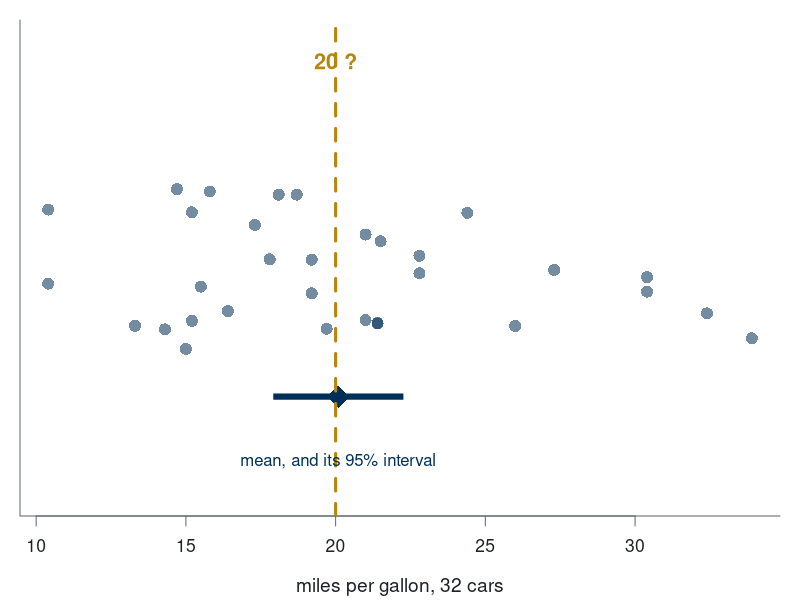
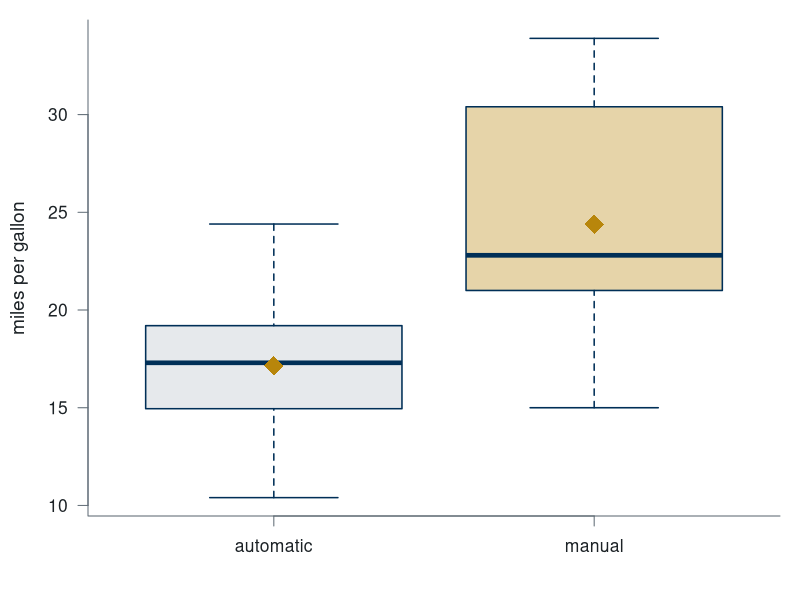
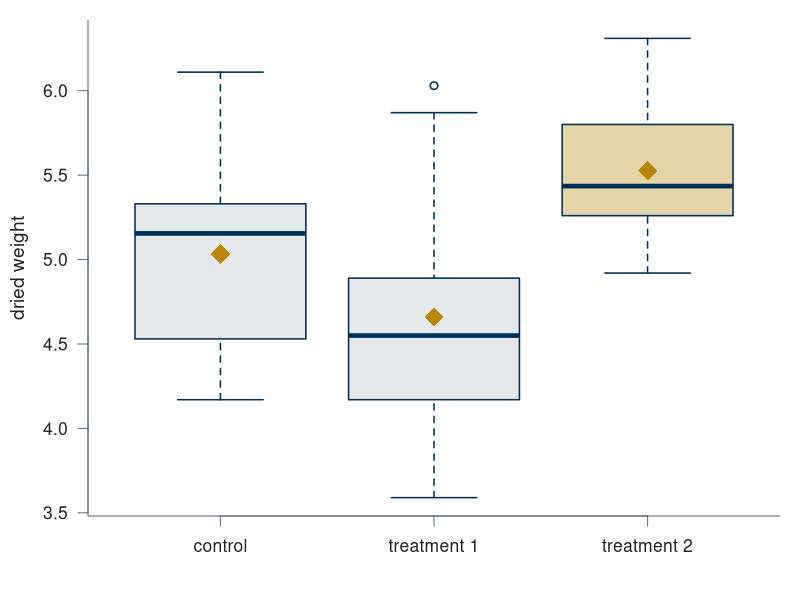
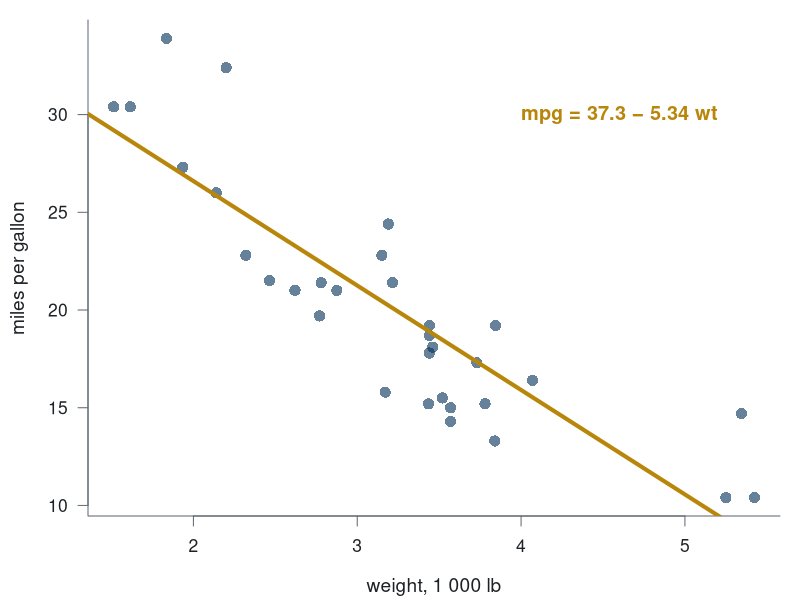
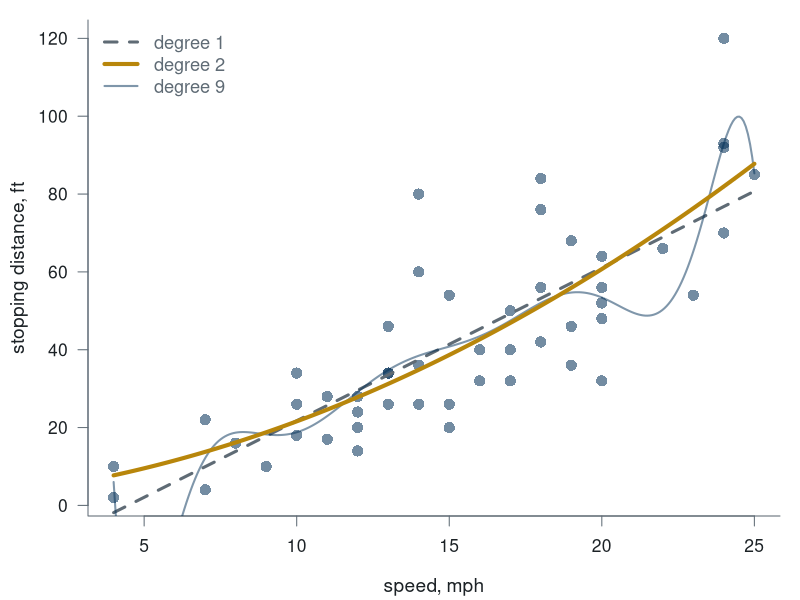
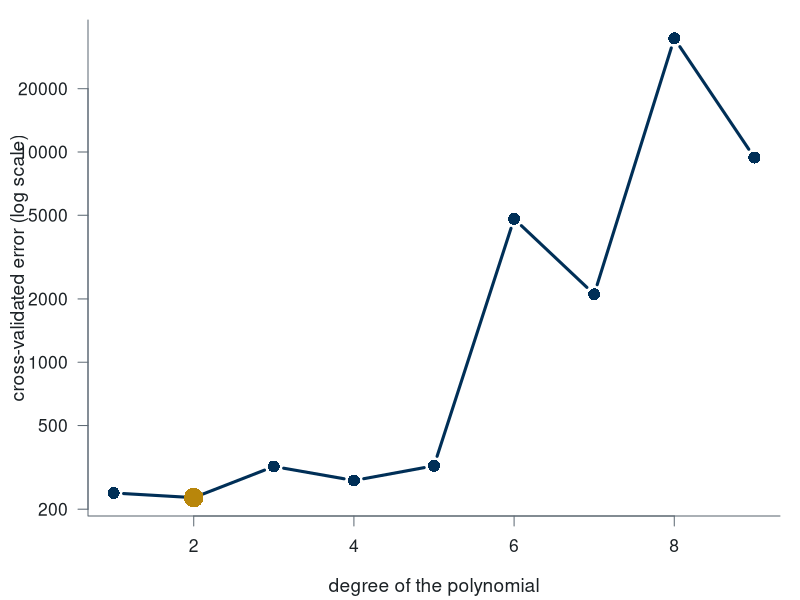
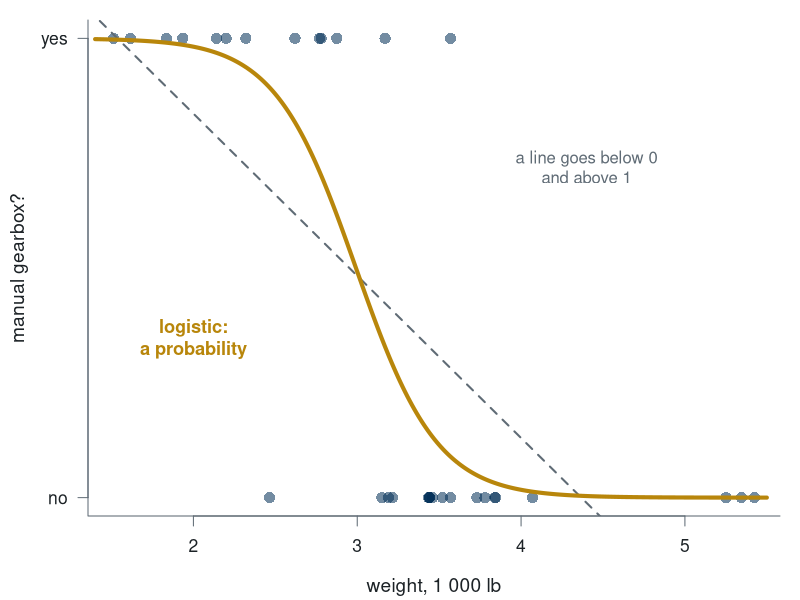
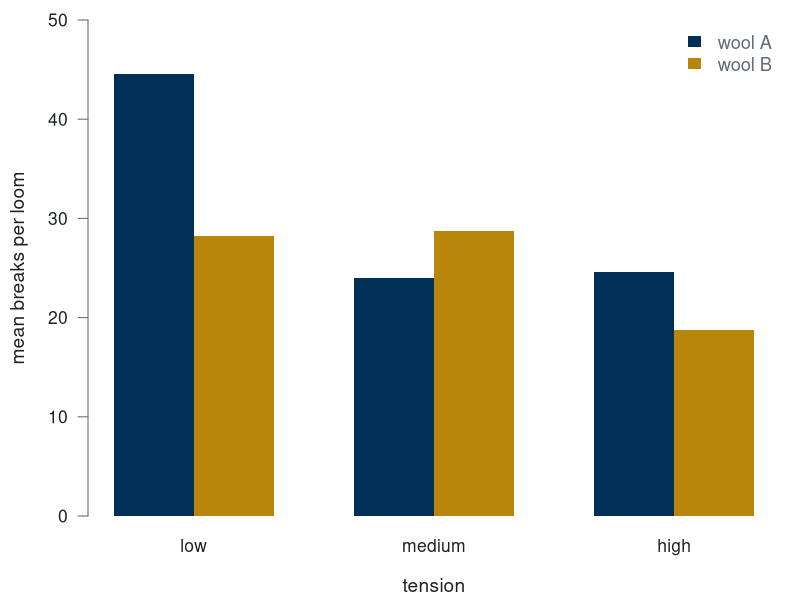

Write the R code that produced these figures, in order.
# Figures for lectures/lab-module-1-in-r.qmd — one picture per question.
# Rscript lectures/lab-module-1-figures.R   (from the repo root) -> lectures/media/lab-*.png
# Base graphics only, so it runs on a bare R. Site colours; no titles (the slide has one).

NAVY <- "#002f57"; GOLD <- "#b8860b"; MUTED <- "#5f6b75"; LIGHT <- "#e6e9ec"
out <- function(name, w = 7.2, h = 4.6) {
  png(file.path("lectures/media", paste0("lab-", name, ".png")), width = w, height = h, units = "in", res = 200)
  par(family = "sans", mar = c(4.2, 4.4, 1, 1), cex.lab = 1.15, cex.axis = 1.05, las = 1, bty = "l",
      col.axis = "#1c2226", col.lab = "#1c2226", fg = MUTED)
}

# 1 · one mean ---------------------------------------------------------------
out("one-mean", h = 3.2)
par(mar = c(4.2, 1, 1, 1))
set.seed(2); y <- jitter(rep(1, 32), amount = 0.18)
plot(mtcars$mpg, y, pch = 16, col = adjustcolor(NAVY, .55), cex = 1.6, ylim = c(0.5, 1.5), yaxt = "n",
     xlab = "miles per gallon, 32 cars", ylab = "")
tt <- t.test(mtcars$mpg, mu = 20)
segments(tt$conf.int[1], 0.72, tt$conf.int[2], 0.72, lwd = 6, col = NAVY, lend = 1)
points(mean(mtcars$mpg), 0.72, pch = 18, cex = 3, col = NAVY)
abline(v = 20, col = GOLD, lwd = 3, lty = 2)
text(20, 1.45, "20 ?", col = GOLD, font = 2, cex = 1.3)
text(mean(mtcars$mpg), 0.58, "mean, and its 95% interval", col = NAVY, cex = 1)
dev.off()

# 2 · two means --------------------------------------------------------------
out("two-means")
boxplot(mpg ~ am, data = mtcars, names = c("automatic", "manual"), col = c(LIGHT, adjustcolor(GOLD, .35)),
        border = NAVY, lwd = 1.5, xlab = "", ylab = "miles per gallon")
points(c(1, 2), tapply(mtcars$mpg, mtcars$am, mean), pch = 18, cex = 2.6, col = GOLD)
dev.off()

# 3 · three groups -----------------------------------------------------------
out("anova")
boxplot(weight ~ group, data = PlantGrowth, names = c("control", "treatment 1", "treatment 2"),
        col = c(LIGHT, LIGHT, adjustcolor(GOLD, .35)), border = NAVY, lwd = 1.5, xlab = "", ylab = "dried weight")
points(1:3, tapply(PlantGrowth$weight, PlantGrowth$group, mean), pch = 18, cex = 2.6, col = GOLD)
dev.off()

# 4 · simple regression ------------------------------------------------------
out("simple")
plot(mpg ~ wt, data = mtcars, pch = 16, col = adjustcolor(NAVY, .6), cex = 1.5,
     xlab = "weight, 1 000 lb", ylab = "miles per gallon")
abline(lm(mpg ~ wt, data = mtcars), col = GOLD, lwd = 4)
text(4.6, 30, "mpg = 37.3 − 5.34 wt", col = GOLD, font = 2, cex = 1.2)
dev.off()

# 5 · nonlinear --------------------------------------------------------------
out("nonlinear")
plot(dist ~ speed, data = cars, pch = 16, col = adjustcolor(NAVY, .55), cex = 1.5,
     xlab = "speed, mph", ylab = "stopping distance, ft")
s <- seq(4, 25, length.out = 300)
lines(s, predict(lm(dist ~ speed, cars), data.frame(speed = s)), col = MUTED, lwd = 3, lty = 2)
lines(s, predict(lm(dist ~ poly(speed, 9), cars), data.frame(speed = s)), col = adjustcolor(NAVY, .5), lwd = 2)
lines(s, predict(lm(dist ~ poly(speed, 2), cars), data.frame(speed = s)), col = GOLD, lwd = 4)
legend("topleft", bty = "n", lwd = c(3, 4, 2), lty = c(2, 1, 1), col = c(MUTED, GOLD, adjustcolor(NAVY, .5)),
       legend = c("degree 1", "degree 2", "degree 9"), cex = 1.1)
dev.off()

# 6 · cross-validation -------------------------------------------------------
out("cv")
set.seed(1); folds <- sample(rep(1:5, length.out = nrow(cars)))
cv_mse <- function(d) mean(sapply(1:5, function(k) {
  fit <- lm(dist ~ poly(speed, d), data = cars[folds != k, ])
  mean((cars$dist[folds == k] - predict(fit, cars[folds == k, ]))^2)
}))
degs <- 1:9; e <- sapply(degs, cv_mse)
plot(degs, e, type = "b", log = "y", pch = 16, cex = 1.6, lwd = 3, col = NAVY,
     xlab = "degree of the polynomial", ylab = "cross-validated error (log scale)")
points(2, e[2], pch = 16, cex = 2.6, col = GOLD)
text(2.3, e[2] * 0.6, "degree 2", col = GOLD, font = 2, cex = 1.2, adj = 0)
dev.off()

# 7 · logistic ---------------------------------------------------------------
out("logit")
plot(am ~ wt, data = mtcars, pch = 16, col = adjustcolor(NAVY, .55), cex = 1.5, yaxt = "n",
     xlab = "weight, 1 000 lb", ylab = "manual gearbox?")
axis(2, at = c(0, 1), labels = c("no", "yes"))
w <- seq(1.4, 5.5, length.out = 300)
abline(lm(am ~ wt, data = mtcars), col = MUTED, lwd = 2, lty = 2)
lines(w, predict(glm(am ~ wt, binomial, mtcars), data.frame(wt = w), type = "response"), col = GOLD, lwd = 4)
text(4.4, 0.72, "a line goes below 0\nand above 1", col = MUTED, cex = 1)
text(2.0, 0.35, "logistic:\na probability", col = GOLD, font = 2, cex = 1.1)
dev.off()

# 8 · Poisson ----------------------------------------------------------------
out("poisson")
m <- tapply(warpbreaks$breaks, list(warpbreaks$wool, warpbreaks$tension), mean)
barplot(m, beside = TRUE, col = c(NAVY, GOLD), border = NA, names.arg = c("low", "medium", "high"),
        xlab = "tension", ylab = "mean breaks per loom", ylim = c(0, 50))
legend("topright", bty = "n", fill = c(NAVY, GOLD), border = NA, legend = c("wool A", "wool B"), cex = 1.1)
dev.off()

# 9 · survival ---------------------------------------------------------------
library(survival)
out("survival")
fit <- survfit(Surv(time, status) ~ sex, data = lung)
plot(fit, col = c(NAVY, GOLD), lwd = 4, conf.int = FALSE, xlab = "days", ylab = "share still alive", mark.time = TRUE)
abline(h = 0.5, col = MUTED, lty = 3)
legend("topright", bty = "n", lwd = 4, col = c(NAVY, GOLD), legend = c("men: median 270 days", "women: median 426 days"), cex = 1.1)
dev.off()

# 10 · LASSO path ------------------------------------------------------------
library(glmnet)
out("lasso")
x <- model.matrix(mpg ~ ., data = mtcars)[, -1]; y <- mtcars$mpg
set.seed(1); cv <- cv.glmnet(x, y, alpha = 1)
B <- as.matrix(cv$glmnet.fit$beta); L <- log(cv$glmnet.fit$lambda)
keep <- c("wt", "cyl", "hp")
par(mar = c(4.2, 4.4, 1, 4))
matplot(L, t(B), type = "l", lty = 1, lwd = ifelse(rownames(B) %in% keep, 4, 2),
        col = ifelse(rownames(B) %in% keep, NAVY, adjustcolor(MUTED, .6)),
        xlab = "log(lambda): penalty grows to the right", ylab = "coefficient")
abline(h = 0, col = LIGHT)
abline(v = log(cv$lambda.1se), col = GOLD, lwd = 3, lty = 2)
axis(4, at = B[keep, 1], labels = keep, las = 1, tick = FALSE, line = -0.6, col.axis = NAVY, font = 2)
text(log(cv$lambda.1se), min(B) * 0.85, "chosen lambda:\nonly 3 columns left", col = GOLD, font = 2, adj = c(-0.05, 0), cex = 1.05)
dev.off()

# 11 · the series -------------------------------------------------------------
out("series")
plot(AirPassengers, col = NAVY, lwd = 3, xlab = "", ylab = "passengers, thousands")
dev.off()

# 12 · decomposition ---------------------------------------------------------
png("lectures/media/lab-decompose.png", width = 6.2, height = 6.8, units = "in", res = 200)
d <- decompose(AirPassengers, type = "multiplicative")
par(family = "sans", las = 1, col.axis = "#1c2226", fg = MUTED, cex.axis = 0.95)
plot(d, col = NAVY, lwd = 2)
dev.off()

# 13 · Holt–Winters ----------------------------------------------------------
out("holtwinters")
hw <- HoltWinters(AirPassengers, seasonal = "multiplicative")
p <- predict(hw, 12)
plot(AirPassengers, col = NAVY, lwd = 3, xlim = c(1949, 1962), ylim = c(100, 700), xlab = "", ylab = "passengers, thousands")
lines(hw$fitted[, "xhat"], col = adjustcolor(GOLD, .7), lwd = 2)
lines(p, col = GOLD, lwd = 4)
legend("topleft", bty = "n", lwd = c(3, 2, 4), col = c(NAVY, adjustcolor(GOLD, .7), GOLD),
       legend = c("observed", "smoothed", "forecast 1961"), cex = 1.1)
dev.off()

# 14 · ARIMA -----------------------------------------------------------------
out("arima")
fit <- arima(log(AirPassengers), order = c(0, 1, 1), seasonal = c(0, 1, 1))
pr <- predict(fit, 12)
t <- time(pr$pred)
plot(AirPassengers, col = NAVY, lwd = 3, xlim = c(1949, 1962), ylim = c(100, 800), xlab = "", ylab = "passengers, thousands")
polygon(c(t, rev(t)), c(exp(pr$pred + 1.96 * pr$se), rev(exp(pr$pred - 1.96 * pr$se))), col = adjustcolor(GOLD, .25), border = NA)
lines(exp(pr$pred), col = GOLD, lwd = 4)
legend("topleft", bty = "n", lwd = c(3, 4, 10), col = c(NAVY, GOLD, adjustcolor(GOLD, .25)),
       legend = c("observed", "forecast 1961", "95% interval"), cex = 1.1)
dev.off()

# 15 · churn by contract -----------------------------------------------------
ch <- read.csv("materials/churn.csv")
out("churn-contract")
r <- tapply(ch$churn == "yes", ch$contract, mean)
bp <- barplot(r * 100, col = c(GOLD, NAVY, NAVY), border = NA, ylim = c(0, 50), ylab = "churn rate, %", names.arg = names(r))
text(bp, r * 100 + 3, paste0(round(r * 100), "%"), col = "#1c2226", font = 2, cex = 1.2)
dev.off()

cat("figures written to lectures/media/\n")
